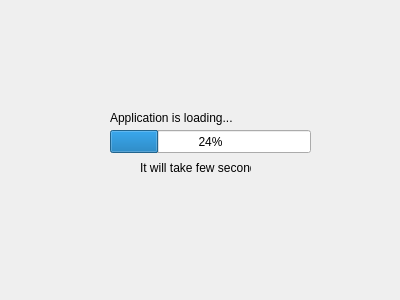
<?xml version="1.0" encoding="UTF-8"?>
<ui version="4.0">
 <class>slashScreenForm</class>
 <widget class="QWidget" name="slashScreenForm">
  <property name="geometry">
   <rect>
    <x>0</x>
    <y>0</y>
    <width>400</width>
    <height>300</height>
   </rect>
  </property>
  <property name="windowTitle">
   <string>Form</string>
  </property>
  <widget class="QLabel" name="label_2">
   <property name="geometry">
    <rect>
     <x>140</x>
     <y>160</y>
     <width>111</width>
     <height>16</height>
    </rect>
   </property>
   <property name="text">
    <string>It will take few seconds</string>
   </property>
  </widget>
  <widget class="QProgressBar" name="progressBar">
   <property name="geometry">
    <rect>
     <x>110</x>
     <y>130</y>
     <width>201</width>
     <height>23</height>
    </rect>
   </property>
   <property name="autoFillBackground">
    <bool>false</bool>
   </property>
   <property name="value">
    <number>24</number>
   </property>
   <property name="textVisible">
    <bool>true</bool>
   </property>
  </widget>
  <widget class="QLabel" name="label">
   <property name="geometry">
    <rect>
     <x>110</x>
     <y>110</y>
     <width>131</width>
     <height>16</height>
    </rect>
   </property>
   <property name="text">
    <string>Application is loading...</string>
   </property>
  </widget>
 </widget>
 <resources/>
 <connections/>
</ui>
